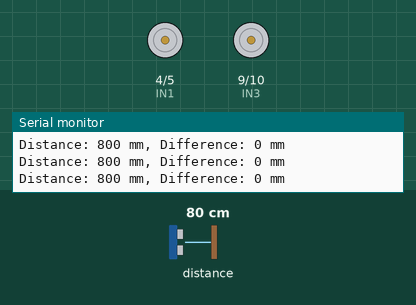
Recording of a sketch running on a simulated Arduino Uno, built with avr-gcc and run on an emulated ATmega328P. Shown: motor-driver pin pairs drawn as motors (green arrow = first pin HIGH = forward, orange = second pin HIGH = backward, longer = more drive, scaled by the enable pin), the last lines printed to the serial monitor. The test bench sets the inputs (shaded band); at power-on: distance to the obstacle 80 cm.

Above: at 9.2 s.
9.3 s: distance to the obstacle set to 74 cm
At 10.5 s:
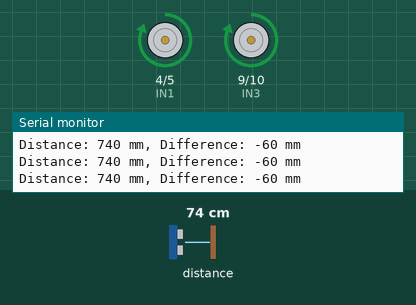
Timing chart, 0 to 15.9 s (numbered marks = the images above; inputs shaded):
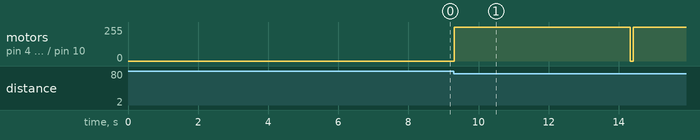

Measured:
- the behaviour switches between 79 and 78 cm on distance to the obstacle (found by bisection; images 0 and 1)
- after the input at 9.3 s, motor on pin 4 (IN1) / pin 5 (IN2), motor on pin 9 (IN3) / pin 10 (IN4): stopped → forward 255/255 at once, → stopped 5.0 s later, → forward 255/255 0.08 s later

The sketch:

main.ino
```cpp
#include <Wire.h>
#include <VL53L1X.h>

// === SENSOR OBJECT ===
VL53L1X sensor;

// === FIRST MOTOR (M1) PINS ===
#define ENA  8   // PWM pin for Motor 1 speed control
#define IN1  4   // IN1 for Motor 1 direction
#define IN2  5   // IN2 for Motor 1 direction

// === SECOND MOTOR (M2) PINS ===
#define ENB  11   // PWM pin for Motor 2 speed control
#define IN3  9    // IN3 for Motor 2 direction
#define IN4  10   // IN4 for Motor 2 direction

// === CONFIGURATION CONSTANTS ===
#define NUM_INITIAL_READINGS 60    // Number of readings for zero offset
#define THRESHOLD 20              // Threshold in mm
#define MOTOR_SPEED 255            // Motor speed (0-255)
#define TIME_LIMIT 5000           // Time limit in milliseconds

// === VARIABLES ===
uint16_t zeroOffset = 0;          // Zero offset for distance
bool motorsRunning = false;       // Motor running state
unsigned long motorStartTime = 0; // Timestamp when motors started

void setup()
{
  // Initialize Serial
  Serial.begin(115200);
  while (!Serial) {}

  // Initialize I2C communication
  Wire.begin();
  Wire.setClock(400000); // Use 400 kHz I2C

  // Initialize the sensor
  sensor.setTimeout(500);
  if (!sensor.init())
  {
    Serial.println("Failed to detect and initialize sensor!");
    while (1); // Stop program if sensor initialization fails
  }

  // Configure the sensor
  sensor.setDistanceMode(VL53L1X::Long);
  sensor.setMeasurementTimingBudget(50000);
  sensor.startContinuous(50); // Start continuous measurements every 50 ms

  // === Setup Motor 1 pins ===
  pinMode(ENA, OUTPUT);
  pinMode(IN1, OUTPUT);
  pinMode(IN2, OUTPUT);

  // === Setup Motor 2 pins ===
  pinMode(ENB, OUTPUT);
  pinMode(IN3, OUTPUT);
  pinMode(IN4, OUTPUT);

  Serial.println("VL53L1X and Motor Control Initialized!");

  // === Calculate Zero Offset ===
  Serial.println("Calculating zero offset...");
  uint32_t sum = 0;
  for (int i = 0; i < NUM_INITIAL_READINGS; i++)
  {
    uint16_t reading = sensor.read();
    if (sensor.timeoutOccurred())
    {
      Serial.println("Sensor timeout during zero offset calculation!");
    }
    else
    {
      sum += reading;
      Serial.print("Initial reading ");
      Serial.print(i + 1);
      Serial.print(": ");
      Serial.print(reading);
      Serial.println(" mm");
    }
    delay(100);
  }
  zeroOffset = sum / NUM_INITIAL_READINGS;
  Serial.print("Zero offset set to: ");
  Serial.print(zeroOffset);
  Serial.println(" mm");
}

void loop()
{
  // Read distance from the sensor
  uint16_t distance = sensor.read();
  if (sensor.timeoutOccurred())
  {
    Serial.println("Sensor timeout occurred!");
    return;
  }

  // Calculate the difference from zero offset
  int16_t difference = distance - zeroOffset;

  // Print distance and difference
  Serial.print("Distance: ");
  Serial.print(distance);
  Serial.print(" mm, Difference: ");
  Serial.print(difference);
  Serial.println(" mm");

  // Check if the difference is within the threshold
  if (abs(difference) >= THRESHOLD)
  {
    if (!motorsRunning)
    {
      // Start motors
      runMotor(MOTOR_SPEED);
      runMotor2(MOTOR_SPEED);
      motorsRunning = true;
      motorStartTime = millis();
      Serial.println("Motors started.");
    }
    else
    {
      // Check if time limit has been reached
      unsigned long currentTime = millis();
      if (currentTime - motorStartTime >= TIME_LIMIT)
      {
        // Stop motors after time limit
        stopMotor();
        stopMotor2();
        motorsRunning = false;
        Serial.println("Motors stopped due to time limit.");
      }
    }
  }
  else
  {
    if (motorsRunning)
    {
      // Stop motors if the difference is out of threshold
      stopMotor();
      stopMotor2();
      motorsRunning = false;
      Serial.println("Motors stopped due to distance out of threshold.");
    }
  }

  delay(50);
}

// === FUNCTIONS FOR MOTOR 1 ===
void runMotor(int speed)
{
  digitalWrite(IN1, HIGH);  // Set M1 direction
  digitalWrite(IN2, LOW);
  analogWrite(ENA, speed);  // Set speed using PWM
}

void stopMotor()
{
  analogWrite(ENA, 0);      // Stop motor (0 PWM)
  digitalWrite(IN1, LOW);
  digitalWrite(IN2, LOW);
}

// === FUNCTIONS FOR MOTOR 2 ===
void runMotor2(int speed)
{
  digitalWrite(IN3, HIGH);  // Set M2 direction
  digitalWrite(IN4, LOW);
  analogWrite(ENB, speed);  // Set speed using PWM
}

void stopMotor2()
{
  analogWrite(ENB, 0);      // Stop motor (0 PWM)
  digitalWrite(IN3, LOW);
  digitalWrite(IN4, LOW);
}
```
